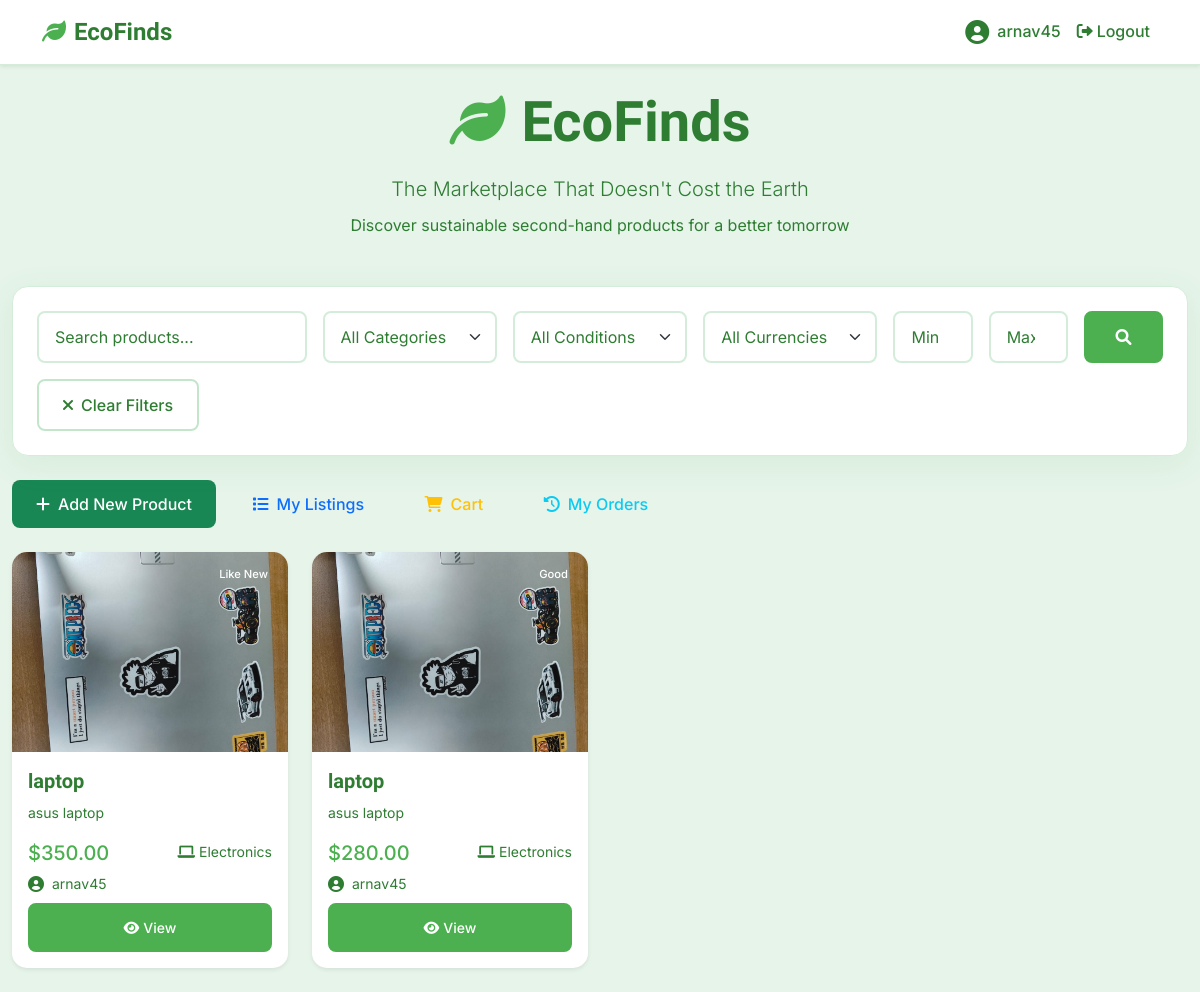
The app's page / (signed in) with its own data.
### accounts/models.py (models this page shows, shortened)
class User(AbstractUser):
    email = models.EmailField(unique=True)
    username = models.CharField(max_length=50, unique=True)
    first_name = models.CharField(max_length=30, blank=True)
    last_name = models.CharField(max_length=30, blank=True)
    bio = models.TextField(max_length=500, blank=True, help_text="Tell us about your sustainability journey")
    avatar = models.ImageField(upload_to='avatars/', blank=True, null=True)
    phone_number = models.CharField(max_length=15, blank=True)
    location = models.CharField(max_length=100, blank=True)
    eco_points = models.PositiveIntegerField(default=0, help_text="Points earned through sustainable actions")
    eco_level = models.CharField(
        max_length=20,
        choices=[
            ('apprentice', 'Eco Apprentice'),
            ('ninja', 'Eco Ninja'),
            ('legend', 'Eco Legend'),
        ],
        default='apprentice'
    )
    co2_saved = models.DecimalField(
        max_digits=10,
        decimal_places=2,
        default=0.00,
        help_text="Total CO2 saved in kg"
    )
    is_verified = models.BooleanField(default=False)
    trust_score = models.PositiveIntegerField(
        default=50,
        help_text="Trust score based on user behavior (0-100)"
    )
    language = models.CharField(max_length=10, default='en', help_text="Preferred language code")
    notifications_enabled = models.BooleanField(default=True)
    USERNAME_FIELD = 'email'  # Email will be used to log in
    REQUIRED_FIELDS = ['username']  # Username is still required

### products/models.py (models this page shows, shortened)
class Product(models.Model):
    CONDITION_CHOICES = [
        ('excellent', 'Like New'),
        ('good', 'Good'),
        ('fair', 'Average'),
        ('poor', 'Poor'),
    ]
    STATUS_CHOICES = [
        ('available', 'Available'),
        ('sold', 'Sold'),
        ('pending', 'Pending'),
        ('flagged', 'Flagged for Review'),
    ]
    CURRENCY_CHOICES = [
        ('USD', 'US Dollar ($)'),
        ('EUR', 'Euro (€)'),
        ('GBP', 'British Pound (£)'),
        ('INR', 'Indian Rupee (₹)'),
        ('CAD', 'Canadian Dollar (C$)'),
        ('AUD', 'Australian Dollar (A$)'),
        ('JPY', 'Japanese Yen (¥)'),
        ('CNY', 'Chinese Yuan (¥)'),
        ('BRL', 'Brazilian Real (R$)'),
        ('MXN', 'Mexican Peso ($)'),
    ]
    id = models.UUIDField(primary_key=True, default=uuid.uuid4, editable=False)
    title = models.CharField(max_length=200)
    description = models.TextField()
    category = models.ForeignKey(Category, on_delete=models.CASCADE, related_name='products')
    condition = models.CharField(max_length=20, choices=CONDITION_CHOICES, default='good')
    original_price = models.DecimalField(
        max_digits=10,
        decimal_places=2,
        null=True,
        blank=True,
        help_text="Original retail price for CO2 calculation"
    )
    price = models.DecimalField(max_digits=10, decimal_places=2, validators=[MinValueValidator(0.01)])
    currency = models.CharField(
        max_length=3,
        choices=CURRENCY_CHOICES,
        default='USD',
        help_text="Currency for the price"
    )
    is_smart_priced = models.BooleanField(default=False, help_text="Price calculated using smart pricing formula")
    image = models.ImageField(
        upload_to='products/',
        default='products/default_product.png',
        help_text="Product image (required)"
    )
    video = models.FileField(
        upload_to='products/videos/',
        default='products/videos/default_video.mp4',
        help_text="Product video (required)"
    )
    ai_verified = models.BooleanField(default=False, help_text="AI has verified this listing")
    fake_detection_score = models.FloatField(
        default=0.0,
        help_text="AI confidence score (0=fake, 1=real)"
    )
    manual_review_required = models.BooleanField(default=False)
    estimated_weight = models.DecimalField(
        max_digits=8,
        decimal_places=2,
        null=True,
        blank=True,
        help_text="Estimated weight in kg for CO2 calculation"
    )
    co2_saved = models.DecimalField(
        max_digits=10,
        decimal_places=2,
        default=0.00,
        help_text="CO2 saved by buying this instead of new (kg)"
    )
    sustainability_score = models.PositiveIntegerField(
        default=0,
        help_text="Sustainability score (0-100)"
    )
    seller = models.ForeignKey(User, on_delete=models.CASCADE, related_name='products')
    location = models.CharField(max_length=100, blank=True)
    status = models.CharField(max_length=20, choices=STATUS_CHOICES, default='available')
    views_count = models.PositiveIntegerField(default=0)
    likes_count = models.PositiveIntegerField(default=0)
    created_at = models.DateTimeField(auto_now_add=True)
    updated_at = models.DateTimeField(auto_now=True)
    expires_at = models.DateTimeField(
        null=True,
        blank=True,
        help_text="When this listing expires (optional)"
    )
    class Meta:
        ordering = ['-created_at']
        indexes = [
            models.Index(fields=['status', 'created_at']),
            models.Index(fields=['category', 'status']),
            models.Index(fields=['seller', 'status']),
        ]
    @property
    def formatted_price(self):
        currency_symbols = {
            'USD': '$',
            'EUR': '€',
            'GBP': '£',
            'INR': '₹',
            'CAD': 'C$',
            'AUD': 'A$',
            'JPY': '¥',
            'CNY': '¥',
            'BRL': 'R$',
            'MXN': '$',
        }
        symbol = currency_symbols.get(self.currency, '$')
        return f"{symbol}{self.price:.2f}"

class Category(models.Model):
    name = models.CharField(max_length=100, unique=True)
    description = models.TextField(blank=True)
    icon = models.CharField(max_length=50, default='fas fa-tag')  # FontAwesome icon class
    color = models.CharField(max_length=20, default='primary')
    avg_co2_per_kg = models.DecimalField(
        max_digits=10,
        decimal_places=2,
        default=0.00,
        help_text="Average CO2 emissions per kg for this category"
    )
    depreciation_rate = models.DecimalField(
        max_digits=3,
        decimal_places=2,
        default=0.20,
        help_text="Depreciation rate for smart pricing (0.0-1.0)"
    )
    created_at = models.DateTimeField(auto_now_add=True)
    class Meta:
        verbose_name_plural = "Categories"
        ordering = ['name']
    def __str__(self):
        return self.name

### products/views.py (the view)
# urls.py: path('', views.product_list, name='product_list'),
def product_list(request):
    products = Product.objects.filter(status='available').select_related('category', 'seller')
    search_form = ProductSearchForm(request.GET)
    if search_form.is_valid():
        search = search_form.cleaned_data.get('search')
        category = search_form.cleaned_data.get('category')
        condition = search_form.cleaned_data.get('condition')
        min_price = search_form.cleaned_data.get('min_price')
        max_price = search_form.cleaned_data.get('max_price')
        currency = search_form.cleaned_data.get('currency')
        if search:
            products = products.filter(
                Q(title__icontains=search) | Q(description__icontains=search)
            )
        if category:
            products = products.filter(category=category)
        if condition:
            products = products.filter(condition=condition)
        if currency:
            products = products.filter(currency=currency)
        if min_price:
            products = products.filter(price__gte=min_price)
        if max_price:
            products = products.filter(price__lte=max_price)
    paginator = Paginator(products, 12)  # 12 products per page
    page_number = request.GET.get('page')
    page_obj = paginator.get_page(page_number)
    categories = Category.objects.all()
    context = {
        'page_obj': page_obj,
        'search_form': search_form,
        'categories': categories,
    }
    return render(request, 'products/product_list.html', context)

### products/templates/products/product_list.html (shortened to what this page needs)
{% extends 'accounts/base.html' %}
{% block content %}
<div class="container-fluid mt-4">
    <div class="row mb-4">
        <div class="col-12">
            <div class="text-center">
                <h1 class="display-4 fw-bold mb-3">
                    <i class="fas fa-leaf text-success me-3"></i>EcoFinds
                </h1>
                <p class="lead mb-2">The Marketplace That Doesn't Cost the Earth</p>
                <p class="text-muted mb-4">Discover sustainable second-hand products for a better tomorrow</p>
            </div>
        </div>
    </div>
    <div class="row mb-4">
        <div class="col-12">
            <div class="auth-card p-4">
                <form method="get" class="row g-3">
                    <div class="col-md-3">
                        {{ search_form.search }}
                    </div>
                    <div class="col-md-2">
                        {{ search_form.category }}
                    </div>
                    <div class="col-md-2">
                        {{ search_form.condition }}
                    </div>
                    <div class="col-md-2">
                        {{ search_form.currency }}
                    </div>
                    <div class="col-md-1">
                        {{ search_form.min_price }}
                    </div>
                    <div class="col-md-1">
                        {{ search_form.max_price }}
                    </div>
                    <div class="col-md-1">
                        <button type="submit" class="btn btn-primary w-100">
                            <i class="fas fa-search"></i>
                        </button>
                    </div>
                    <div class="col-12">
                        <a href="{% url 'products:product_list' %}" class="btn btn-outline-secondary">
                            <i class="fas fa-times me-2"></i>Clear Filters
                        </a>
                    </div>
                </form>
            </div>
        </div>
    </div>
    {% if user.is_authenticated %}
    <div class="row mb-4">
        <div class="col-12">
            <div class="d-flex justify-content-between align-items-center">
                <div>
                    <a href="{% url 'products:create_product' %}" class="btn btn-success me-2">
                        <i class="fas fa-plus me-2"></i>Add New Product
                    </a>
                    <a href="{% url 'products:my_listings' %}" class="btn btn-outline-primary me-2">
                        <i class="fas fa-list me-2"></i>My Listings
                    </a>
                    <a href="{% url 'products:cart' %}" class="btn btn-outline-warning me-2">
                        <i class="fas fa-shopping-cart me-2"></i>Cart
                    </a>
                    <a href="{% url 'products:orders' %}" class="btn btn-outline-info">
                        <i class="fas fa-history me-2"></i>My Orders
                    </a>
                </div>
            </div>
        </div>
    </div>
    {% endif %}
    <div class="row">
        {% if page_obj %}
            {% for product in page_obj %}
            <div class="col-lg-3 col-md-4 col-sm-6 mb-4">
                <div class="card h-100 shadow-sm product-card">
                    <div class="position-relative">
                        {% if product.image %}
                            <img src="{{ product.image.url }}" class="card-img-top" alt="{{ product.title }}" style="height: 200px; object-fit: cover;">
                        {% else %}
                            <div class="card-img-top bg-light d-flex align-items-center justify-content-center" style="height: 200px;">
                                <i class="fas fa-image fa-3x text-muted"></i>
                            </div>
                        {% endif %}
                        <div class="position-absolute top-0 end-0 m-2">
                            <span class="badge bg-{{ product.condition|default:'secondary' }}">
                                {{ product.get_condition_display }}
                            </span>
                        </div>
                    </div>
                    <div class="card-body d-flex flex-column">
                        <h5 class="card-title">{{ product.title|truncatechars:30 }}</h5>
                        <p class="card-text text-muted small">{{ product.description|truncatechars:60 }}</p>
                        <div class="mt-auto">
                            <div class="d-flex justify-content-between align-items-center mb-2">
                                <span class="h5 text-success mb-0">{{ product.formatted_price }}</span>
                                <small class="text-muted">
                                    <i class="{{ product.category.icon }} me-1"></i>{{ product.category.name }}
                                </small>
                            </div>
                            <div class="d-flex align-items-center mb-2">
                                {% if product.seller.avatar %}
                                    <img src="{{ product.seller.avatar.url }}" alt="{{ product.seller.username }}" class="avatar avatar-small me-2">
                                {% else %}
                                    <i class="fas fa-user-circle me-2 text-muted"></i>
                                {% endif %}
                                <small class="text-muted">{{ product.seller.username }}</small>
                            </div>
                            <div class="d-flex gap-2">
                                <a href="{% url 'products:product_detail' product.pk %}" class="btn btn-primary btn-sm flex-fill">
                                    <i class="fas fa-eye me-1"></i>View
                                </a>
                            </div>
                        </div>
                    </div>
                </div>
            </div>
            {% endfor %}
        {% endif %}
    </div>
</div>
{% endblock %}

### accounts/templates/accounts/base.html (shortened to what this page needs)
<!DOCTYPE html>
<html lang="en">
<head>
    <link href="https://cdn.jsdelivr.net/npm/bootstrap@5.1.3/dist/css/bootstrap.min.css" rel="stylesheet">
    <link href="https://cdnjs.cloudflare.com/ajax/libs/font-awesome/6.0.0/css/all.min.css" rel="stylesheet">
    {% load static %}
    <link href="{% static 'css/base.css' %}" rel="stylesheet">
</head>
<body>
    <nav class="navbar navbar-expand-lg navbar-light bg-white shadow-sm">
        <div class="container">
            <a class="navbar-brand" href="{% url 'products:product_list' %}">
                <i class="fas fa-leaf text-success me-2"></i>EcoFinds
            </a>
            <div class="navbar-nav ms-auto">
                {% if user.is_authenticated %}
                    <a class="nav-link d-flex align-items-center" href="{% url 'accounts:profile' %}">
                        {% if user.avatar %}
                            <img src="{{ user.avatar.url }}" alt="{{ user.username }}" class="avatar avatar-medium me-2">
                        {% else %}
                            <i class="fas fa-user-circle me-2" style="font-size: 24px;"></i>
                        {% endif %}
                        {{ user.username }}
                    </a>
                    <a class="nav-link" href="{% url 'accounts:logout' %}">
                        <i class="fas fa-sign-out-alt me-1"></i>Logout
                    </a>
                {% endif %}
            </div>
        </div>
    </nav>
    {% block content %}
    {% endblock %}
</body>
</html>

### records on screen
User: username "arnav45"
Product: image (picture), condition "Like New", title "laptop", description "asus laptop", formatted_price "$350.00", category.name "Electronics", seller.username "arnav45"
Product: image (picture), condition "Good", title "laptop", description "asus laptop", formatted_price "$280.00", category.name "Electronics", seller.username "arnav45"
